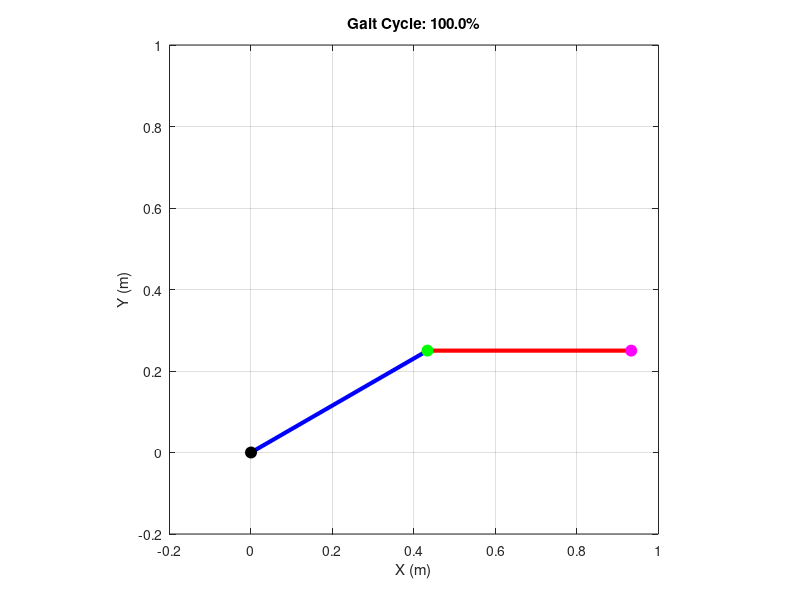
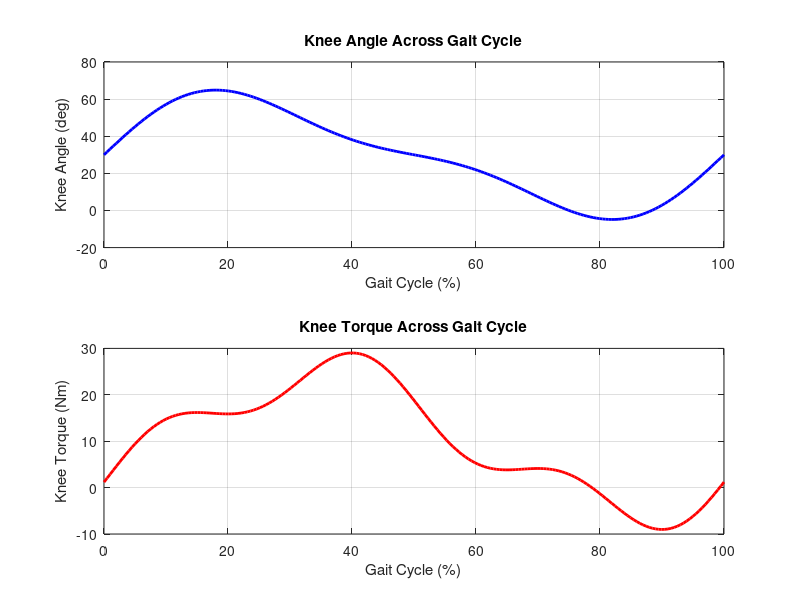

Source code (MATLAB) for these figures, in order:
T = 100;                        % gait cycle period (%)
N = 200;                        % number of points
t = linspace(0, T, N);          % time vector (% gait cycle)

knee_angle = 30 + 30*sin(2*pi*t/T) + 10*sin(4*pi*t/T);
knee_torque = 10 + 15*sin(2*pi*(t-10)/T) + 5*sin(6*pi*t/T);

L1 = 0.5; % thigh length (m)
L2 = 0.5; % shank length (m)

figure;
for i = 1:N
    clf;
    % Hip is fixed at origin
    hip = [0 0];
    % Knee joint position
    theta_hip = pi/6; % fixed hip angle
    knee = hip + L1*[cos(theta_hip), sin(theta_hip)];
    % Animate knee angle (convert from degrees)
    theta_knee = theta_hip - deg2rad(knee_angle(i));
    ankle = knee + L2*[cos(theta_knee), sin(theta_knee)];
    
    % Plot the leg
    plot([hip(1) knee(1)], [hip(2) knee(2)], 'b-', 'LineWidth', 3); hold on;
    plot([knee(1) ankle(1)], [knee(2) ankle(2)], 'r-', 'LineWidth', 3);
    plot(hip(1), hip(2), 'ko', 'MarkerSize', 8, 'MarkerFaceColor','k');
    plot(knee(1), knee(2), 'go', 'MarkerSize', 8, 'MarkerFaceColor','g');
    plot(ankle(1), ankle(2), 'mo', 'MarkerSize', 8, 'MarkerFaceColor','m');
    axis equal;
    axis([-0.2 1 -0.2 1]);
    title(sprintf('Gait Cycle: %.1f%%', t(i)));
    xlabel('X (m)'); ylabel('Y (m)');
    grid on;
    pause(0.01);
end

figure;
subplot(2,1,1);
plot(t, knee_angle, 'b', 'LineWidth', 2);
xlabel('Gait Cycle (%)');
ylabel('Knee Angle (deg)');
title('Knee Angle Across Gait Cycle');
grid on;

subplot(2,1,2);
plot(t, knee_torque, 'r', 'LineWidth', 2);
xlabel('Gait Cycle (%)');
ylabel('Knee Torque (Nm)');
title('Knee Torque Across Gait Cycle');
grid on;